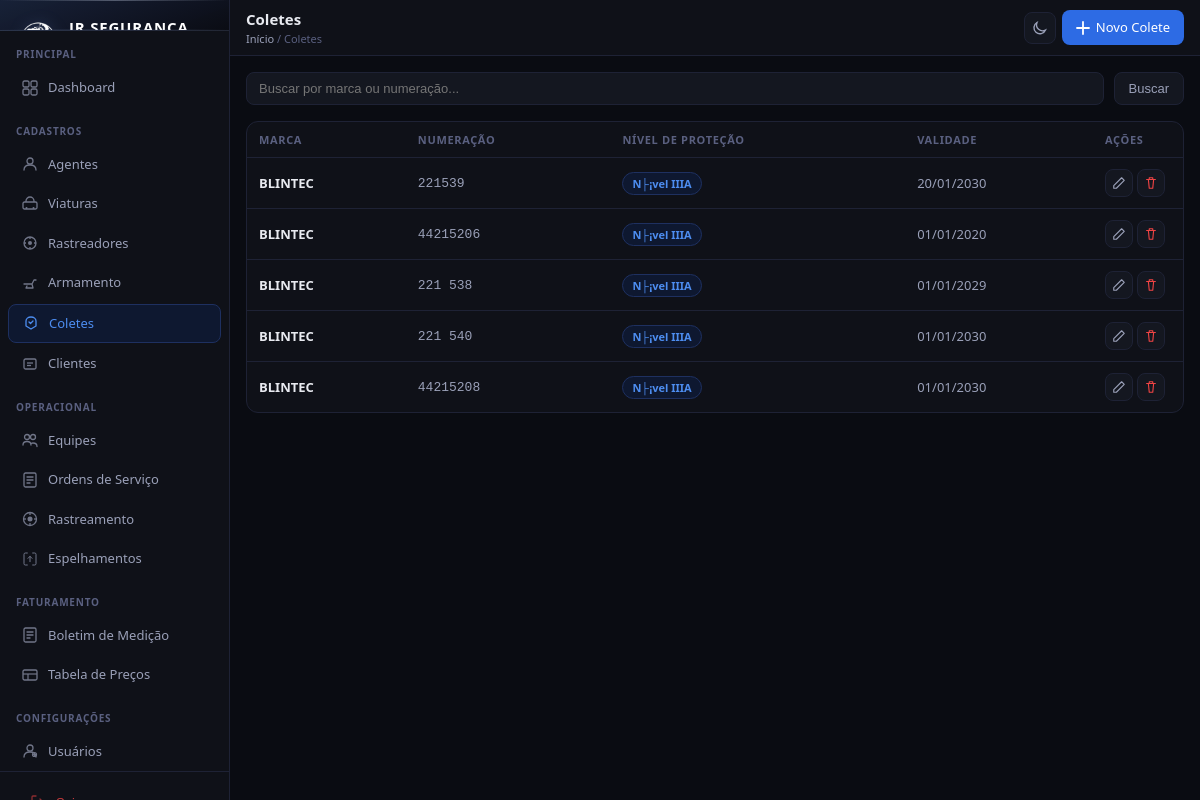
/coletes/ (signed in), run on an earlier commit of the app's database.
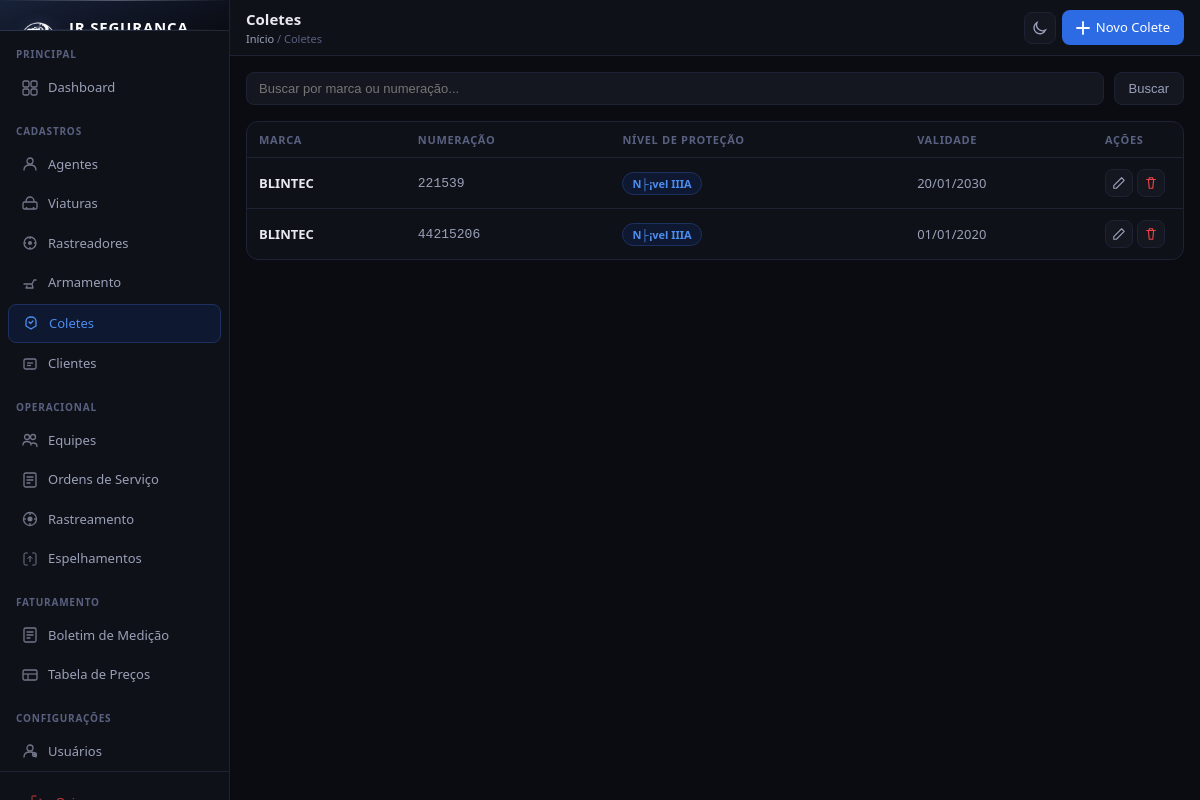
And on a later commit of the database.
### cadastros/models.py (models this page shows, shortened)
class Colete(models.Model):
    PROTECAO_CHOICES = [
        ('Nivel IIA',  'N├¡vel IIA'),
        ('Nivel II',   'N├¡vel II'),
        ('Nivel IIIA', 'N├¡vel IIIA'),
        ('Nivel III',  'N├¡vel III'),
        ('Nivel IV',   'N├¡vel IV'),
    ]
    marca       = models.CharField(max_length=100, verbose_name='Marca')
    numeracao   = models.CharField(max_length=50,  verbose_name='Numeracao')
    protecao    = models.CharField(max_length=20, choices=PROTECAO_CHOICES, default='Nivel IIIA', verbose_name='Nivel de Protecao')
    validade    = models.DateField(verbose_name='Validade')
    criado_em   = models.DateTimeField(auto_now_add=True)
    atualizado_em = models.DateTimeField(auto_now=True)
    class Meta:
        verbose_name = 'Colete'
        verbose_name_plural = 'Coletes'
        ordering = ['marca']

### cadastros/views.py (the view)
# urls.py: path('coletes/',                 views.colete_list,   name='colete_list'),
@login_required
def colete_list(request):
    q = request.GET.get('q', '')
    coletes = Colete.objects.all()
    if q:
        coletes = coletes.filter(Q(marca__icontains=q) | Q(numeracao__icontains=q))
    return render(request, 'cadastros/colete_list.html', {'coletes': coletes, 'q': q})

### cadastros/templates/cadastros/colete_list.html (shortened to what this page needs)
﻿{% extends 'cadastros/base.html' %}
{% block page_title %}Coletes{% endblock %}
{% block breadcrumb %}<a href="{% url 'dashboard' %}">Início</a> / Coletes{% endblock %}
{% block topbar_actions %}
  <a href="{% url 'colete_create' %}" class="btn btn-primary">
    <svg width="14" height="14" fill="none" viewBox="0 0 14 14"><path d="M7 1v12M1 7h12" stroke="currentColor" stroke-width="1.8" stroke-linecap="round"/></svg>
    Novo Colete
  </a>
{% endblock %}
{% block content %}
<div class="search-bar">
  <form method="get" style="display:flex;gap:10px;flex:1">
    <input type="text" name="q" value="{{ q }}" placeholder="Buscar por marca ou numeração...">
    <button type="submit" class="btn btn-secondary">Buscar</button>
  </form>
</div>
<div class="card" style="padding:0">
  <div class="table-wrap">
    <table>
      <thead>
        <tr>
          <th>Marca</th>
          <th>Numeração</th>
          <th>Nível de Proteção</th>
          <th>Validade</th>
          <th style="width:90px">Ações</th>
        </tr>
      </thead>
      <tbody>
        {% for c in coletes %}
        <tr>
          <td><strong style="color:var(--text)">{{ c.marca }}</strong></td>
          <td style="font-family:monospace;color:var(--text2)">{{ c.numeracao }}</td>
          <td>
            {% if c.protecao == 'Nivel IIIA' or c.protecao == 'Nivel III' or c.protecao == 'Nivel IV' %}
              <span class="badge badge-blue">{{ c.get_protecao_display }}</span>
            {% else %}
              <span class="badge badge-gray">{{ c.get_protecao_display }}</span>
            {% endif %}
          </td>
          <td style="color:var(--text2)">{{ c.validade|date:"d/m/Y" }}</td>
          <td>
            <div style="display:flex;gap:4px">
              <a href="{% url 'colete_edit' c.pk %}" class="btn-icon" title="Editar">
                <svg width="14" height="14" fill="none" viewBox="0 0 16 16"><path d="M11 2l3 3L5 14H2v-3L11 2z" stroke="currentColor" stroke-width="1.3" stroke-linejoin="round"/></svg>
              </a>
              <a href="{% url 'colete_delete' c.pk %}" class="btn-icon" title="Excluir" style="color:var(--red)">
                <svg width="14" height="14" fill="none" viewBox="0 0 16 16"><path d="M3 4h10M6 4V2h4v2M5 4l1 10h4l1-10" stroke="currentColor" stroke-width="1.3" stroke-linecap="round" stroke-linejoin="round"/></svg>
              </a>
            </div>
          </td>
        </tr>
        {% empty %}
        <tr><td colspan="5" style="text-align:center;color:var(--text3);padding:32px">Nenhum colete cadastrado.</td></tr>
        {% endfor %}
      </tbody>
    </table>
  </div>
</div>
{% endblock %}

What changed in the data, as far as the page shows it:
removed Colete: marca "BLINTEC", numeracao "221 538", protecao "N├¡vel IIIA", validade "01/01/2029"
removed Colete: marca "BLINTEC", numeracao "221 540", protecao "N├¡vel IIIA", validade "01/01/2030"
removed Colete: marca "BLINTEC", numeracao "44215208", protecao "N├¡vel IIIA", validade "01/01/2030"
